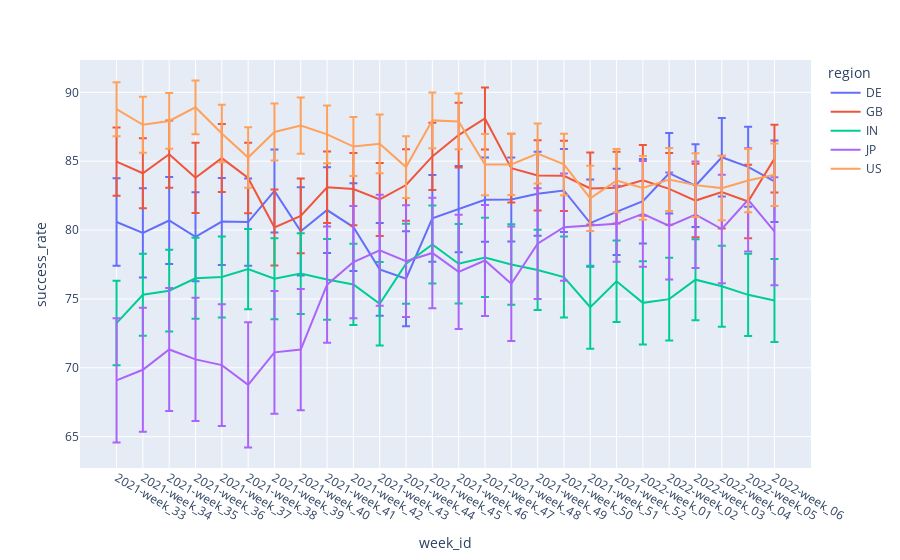

This figure's notebook cell:
### Code cell
px.line(prov_stats_per_region_wow.reset_index(), x='week_id',y='success_rate',error_y='success_rate_error', color='region')

### Figure 1 — Plotly figure (JSON) as saved in the notebook; plotly's stock layout.template omitted (floating-point values rounded to 4 significant figures)
{"data": [{"error_y": {"array": [3.168, 3.24, 3.163, 3.229, 3.16, 3.165, 3.012, 3.207, 3.111, 3.19, 3.361, 3.446, 3.147, 3.136, 3.057, 3.048, 3.044, 3.011, 3.163, 3.131, 3.066, 2.928, 3.004, 2.855, 2.9, 2.956]}, "hovertemplate": "region=DE<br>week_id=%{x}<br>success_rate=%{y}<extra></extra>", "legendgroup": "DE", "line": {"color": "#636efa", "dash": "solid"}, "mode": "lines", "name": "DE", "orientation": "v", "showlegend": true, "type": "scatter", "x": ["2021-week_33", "2021-week_34", "2021-week_35", "2021-week_36", "2021-week_37", "2021-week_38", "2021-week_39", "2021-week_40", "2021-week_41", "2021-week_42", "2021-week_43", "2021-week_44", "2021-week_45", "2021-week_46", "2021-week_47", "2021-week_48", "2021-week_49", "2021-week_50", "2021-week_51", "2021-week_52", "2022-week_01", "2022-week_02", "2022-week_03", "2022-week_04", "2022-week_05", "2022-week_06"], "xaxis": "x", "y": [80.58, 79.79, 80.69, 79.51, 80.62, 80.58, 82.84, 79.91, 81.45, 80.22, 77.15, 76.47, 80.85, 81.52, 82.2, 82.22, 82.64, 82.88, 80.51, 81.32, 82.1, 84.13, 83.22, 85.29, 84.59, 83.54], "yaxis": "y"}, {"error_y": {"array": [2.484, 2.538, 2.436, 2.55, 2.466, 2.559, 2.759, 2.712, 2.596, 2.618, 2.65, 2.59, 2.445, 2.345, 2.246, 2.501, 2.545, 2.544, 2.61, 2.604, 2.569, 2.606, 2.665, 2.632, 2.669, 2.467]}, "hovertemplate": "region=GB<br>week_id=%{x}<br>success_rate=%{y}<extra></extra>", "legendgroup": "GB", "line": {"color": "#EF553B", "dash": "solid"}, "mode": "lines", "name": "GB", "orientation": "v", "showlegend": true, "type": "scatter", "x": ["2021-week_33", "2021-week_34", "2021-week_35", "2021-week_36", "2021-week_37", "2021-week_38", "2021-week_39", "2021-week_40", "2021-week_41", "2021-week_42", "2021-week_43", "2021-week_44", "2021-week_45", "2021-week_46", "2021-week_47", "2021-week_48", "2021-week_49", "2021-week_50", "2021-week_51", "2021-week_52", "2022-week_01", "2022-week_02", "2022-week_03", "2022-week_04", "2022-week_05", "2022-week_06"], "xaxis": "x", "y": [84.97, 84.12, 85.51, 83.8, 85.22, 83.78, 80.19, 81.03, 83.1, 82.98, 82.22, 83.27, 85.35, 86.9, 88.1, 84.49, 83.97, 83.94, 83.02, 83.08, 83.61, 82.99, 82.14, 82.75, 82.07, 85.19], "yaxis": "y"}, {"error_y": {"array": [3.069, 2.98, 2.972, 2.932, 2.942, 2.92, 2.934, 2.927, 2.935, 2.952, 3.026, 2.904, 2.824, 2.878, 2.879, 2.92, 2.915, 2.937, 3.016, 2.955, 3.019, 2.998, 2.939, 2.94, 2.988, 3.01]}, "hovertemplate": "region=IN<br>week_id=%{x}<br>success_rate=%{y}<extra></extra>", "legendgroup": "IN", "line": {"color": "#00cc96", "dash": "solid"}, "mode": "lines", "name": "IN", "orientation": "v", "showlegend": true, "type": "scatter", "x": ["2021-week_33", "2021-week_34", "2021-week_35", "2021-week_36", "2021-week_37", "2021-week_38", "2021-week_39", "2021-week_40", "2021-week_41", "2021-week_42", "2021-week_43", "2021-week_44", "2021-week_45", "2021-week_46", "2021-week_47", "2021-week_48", "2021-week_49", "2021-week_50", "2021-week_51", "2021-week_52", "2022-week_01", "2022-week_02", "2022-week_03", "2022-week_04", "2022-week_05", "2022-week_06"], "xaxis": "x", "y": [73.25, 75.3, 75.6, 76.5, 76.59, 77.17, 76.46, 76.84, 76.42, 76.05, 74.65, 77.55, 78.95, 77.55, 78.01, 77.51, 77.11, 76.59, 74.39, 76.28, 74.72, 74.98, 76.4, 75.92, 75.3, 74.89], "yaxis": "y"}, {"error_y": {"array": [4.513, 4.498, 4.46, 4.48, 4.422, 4.551, 4.451, 4.407, 4.219, 4.082, 4.026, 4.06, 4.006, 4.141, 4.036, 4.16, 4.02, 3.89, 2.756, 3.832, 3.881, 3.862, 3.932, 3.742, 3.923]}, "hovertemplate": "region=JP<br>week_id=%{x}<br>success_rate=%{y}<extra></extra>", "legendgroup": "JP", "line": {"color": "#ab63fa", "dash": "solid"}, "mode": "lines", "name": "JP", "orientation": "v", "showlegend": true, "type": "scatter", "x": ["2021-week_33", "2021-week_34", "2021-week_35", "2021-week_36", "2021-week_37", "2021-week_38", "2021-week_39", "2021-week_40", "2021-week_41", "2021-week_42", "2021-week_43", "2021-week_44", "2021-week_45", "2021-week_46", "2021-week_47", "2021-week_48", "2021-week_49", "2021-week_50", "2021-week_52", "2022-week_01", "2022-week_02", "2022-week_03", "2022-week_04", "2022-week_05", "2022-week_06"], "xaxis": "x", "y": [69.09, 69.86, 71.33, 70.61, 70.19, 68.76, 71.12, 71.32, 76.03, 77.67, 78.54, 77.74, 78.34, 76.97, 77.79, 76.1, 79.01, 80.21, 80.45, 81.18, 80.3, 81.12, 80.08, 82.19, 79.91], "yaxis": "y"}, {"error_y": {"array": [1.963, 2.038, 2.024, 1.951, 2.089, 2.2, 2.077, 2.047, 2.09, 2.145, 2.135, 2.241, 2.018, 2.024, 2.23, 2.225, 2.181, 2.23, 2.366, 2.296, 2.322, 2.287, 2.32, 2.326, 2.296, 2.273]}, "hovertemplate": "region=US<br>week_id=%{x}<br>success_rate=%{y}<extra></extra>", "legendgroup": "US", "line": {"color": "#FFA15A", "dash": "solid"}, "mode": "lines", "name": "US", "orientation": "v", "showlegend": true, "type": "scatter", "x": ["2021-week_33", "2021-week_34", "2021-week_35", "2021-week_36", "2021-week_37", "2021-week_38", "2021-week_39", "2021-week_40", "2021-week_41", "2021-week_42", "2021-week_43", "2021-week_44", "2021-week_45", "2021-week_46", "2021-week_47", "2021-week_48", "2021-week_49", "2021-week_50", "2021-week_51", "2021-week_52", "2022-week_01", "2022-week_02", "2022-week_03", "2022-week_04", "2022-week_05", "2022-week_06"], "xaxis": "x", "y": [88.78, 87.64, 87.92, 88.91, 87.01, 85.26, 87.12, 87.58, 86.95, 86.06, 86.26, 84.57, 87.96, 87.88, 84.75, 84.76, 85.55, 84.77, 82.31, 83.59, 83.06, 83.67, 83.26, 83.05, 83.59, 84.02], "yaxis": "y"}], "layout": {"autosize": true, "legend": {"title": {"text": "region"}, "tracegroupgap": 0}, "margin": {"t": 60}, "xaxis": {"anchor": "y", "autorange": true, "domain": [0, 1], "range": [-1.389, 26.39], "title": {"text": "week_id"}, "type": "category"}, "yaxis": {"anchor": "x", "autorange": true, "domain": [0, 1], "range": [62.73, 92.35], "title": {"text": "success_rate"}, "type": "linear"}}}
